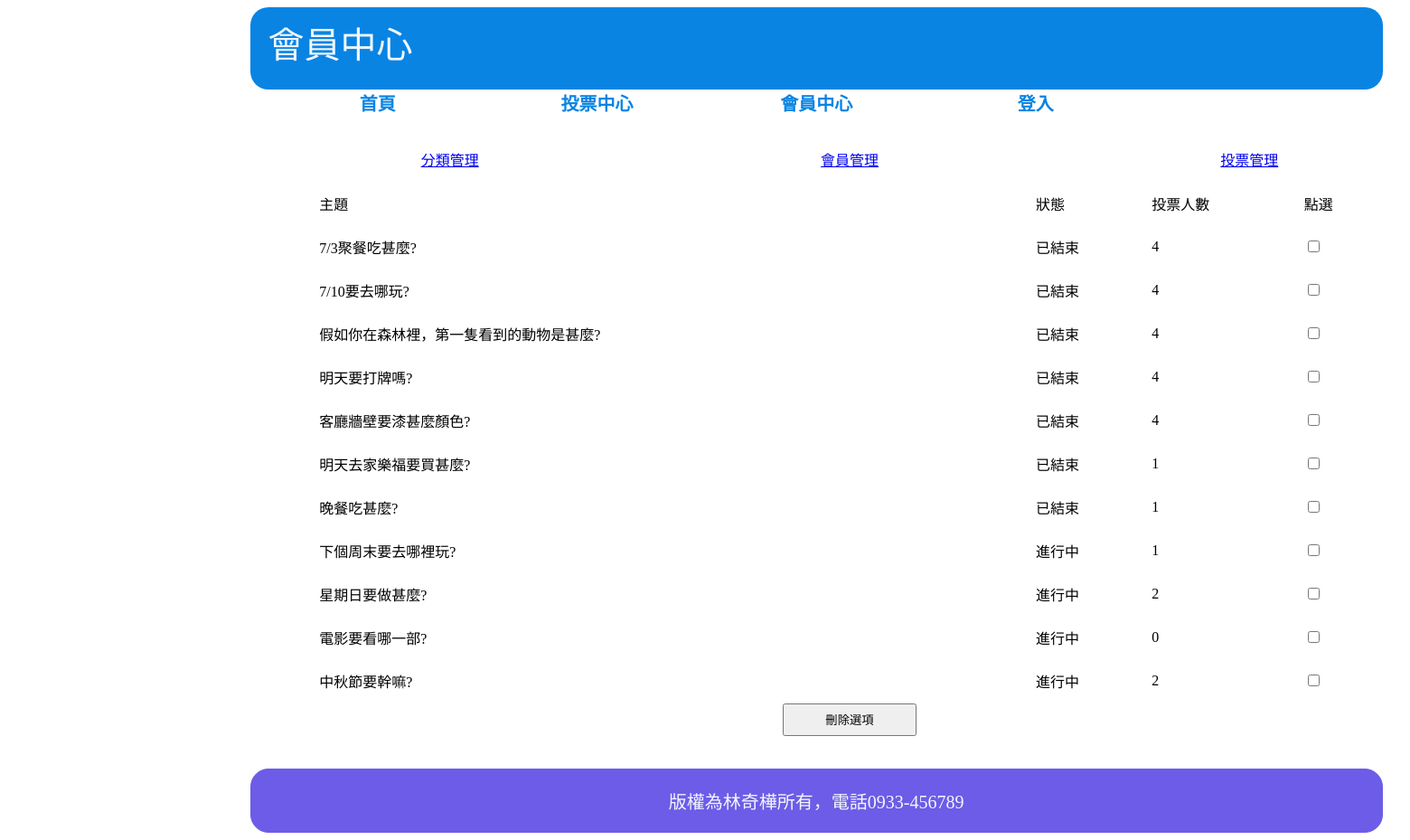
Page /back/back.php?table=3 on the committed database.
### tables this page shows
CREATE TABLE `subjects` (
  `id` int(11) UNSIGNED NOT NULL,
  `subject` varchar(128) NOT NULL COMMENT '主題描述',
  `type_id` int(11) NOT NULL,
  `multiple` tinyint(1) NOT NULL DEFAULT 0 COMMENT '單/複選',
  `mulit_limit` tinyint(2) NOT NULL DEFAULT 1 COMMENT '單/複選項目數',
  `start` datetime NOT NULL,
  `end` datetime NOT NULL,
  `total` int(11) UNSIGNED NOT NULL DEFAULT 0
);

### function.php (called while the page is built, shortened)
<?php
function pdo()
{
    $dsn = "mysql:host=localhost;charset=utf8;dbname=vote";
    return  new PDO($dsn, 'root', '');
}
function all($table, ...$arg)
{
    $pdo = pdo();
    $sql = "SELECT * FROM $table ";
    return $pdo->query($sql)->fetchAll(PDO::FETCH_ASSOC);
}

### back/back.php (the view, shortened to what this page needs)
<!DOCTYPE html>
<html lang="en">
<head>
    <link rel="stylesheet" href="../css/body.css">
</head>
<body>
    <div id="header">
        <div>會員中心</div>
        <nav>
            <a href="../index.php">首頁</a>
            <?php
            if (isset($_SESSION)) {
                if ($_SESSION['id'] <= 3) {
                    echo   "<a href='../front/vote_center.php'>投票中心</a>";
                    echo   "<a href='../front/member_center.php'>會員中心</a>";
                } else {
                    echo   "<a href='../front/vote_center.php'>投票中心</a>";
                }
            }
            if (isset($_SESSION['user'])) {
            ?>
                <a href="../login/logout.php">登出</a>
            <?php
            } else {
            ?>
                <a href="../login/login.php">登入</a>
            <?php
            }
            ?>
        </nav>
    </div>
    <div id="content">
        <a href="./back.php?table=1" id="type_table">分類管理</a>
        <a href="./back.php?table=2" id="user_table">會員管理</a>
        <a href="./back.php?table=3" id="subject_table">投票管理</a>
        <?php
        if(isset($_GET['table'])){
        switch ($_GET['table']) {
        ?>
        <?php
            case '3'
        ?><table id="sub_table">
            <form action="./delete.php" method="post">
                        <tr>
                            <td>主題</td>
                            <td>狀態</td>
                            <td>投票人數</td>
                            <td>點選</td>
                        </tr>
                    <?php
                    include_once "../function.php";
                    $table = 'subjects';
                    $subjects = all($table);
                    foreach ($subjects as $key => $subject) {
                        echo "<tr>";
                        echo "<td>{$subject['subject']}</td>";
                        if (strtotime($subject['end']) > strtotime(date("Y-m-d H:i:s")) ){
                            $n = '進行中';
                        } else {
                            $n = '已結束';
                        }
                        echo "<td>{$n}</td>";
                        echo "<td>{$subject['total']}</td>";
                        echo "<td><input type='checkbox' name='subject[]' value='{$subject['id']}'><label></label>";
                        echo "</tr>";
                    }
                    ?>
                    <input type='submit'id='sub_del' value='刪除選項'>
            </form>
        </table>
        <?php
                break;
        }
    }
        ?>
    </div>
    <?php
   include "./footer.php";
   ?>
</body>
</html>

### css/body.css (style rules this page uses)
body { display: grid; width: 1880px; height: 913px; grid-template-columns: repeat(21,calc(100% / 21 )); grid-template-rows: repeat(15,1fr); }
#header { display: grid; grid-template-columns: repeat(3,1fr); grid-template-rows: repeat(2,1fr) 0.5fr; grid-column: 4/18; grid-row: 1/3; }
#header>div { width: calc(100% - 40px); height: calc(100% - 20px); background-color: #0984e3; color: aliceblue; border-radius:20px; font-size: 40px; padding:10px 20px; grid-column: 1/4; grid-row: 1/3; }
#header>nav { padding:0 20px; text-align: center; display: grid; grid-template-columns: repeat(5,1fr); grid-column: 1/4; grid-row: 3/4; }
#header>nav>a { grid-column: 1 1 1 1 1; background-color: white; color: #0984e3; border-radius:0 0 50px 50px ; text-decoration:none; font-size: 20px; font-weight: bold; }
#content { display: grid; width: 100%; grid-template-columns: repeat(17,calc(100% / 17)); grid-template-rows: repeat(20,1fr); grid-column: 4/18; grid-row: 3/15; }

### back/back.php (style rules this page uses)
#type_table { text-align: center; grid-column: 2/6; grid-row: 2/3; }
#user_table { text-align: center; grid-column: 8/12; grid-row: 2/3; }
#subject_table { text-align: center; grid-column: 14/18; grid-row: 2/3; }
#sub_table { grid-column: 2/20; grid-row: 3/19; }
#sub_del { grid-column: 9/11; grid-row: 19/20; }

### rows in the picture
subjects: subject "7/3聚餐吃甚麼?", end "已結束", total "4"
subjects: subject "7/10要去哪玩?", end "已結束", total "4"
subjects: subject "假如你在森林裡，第一隻看到的動物是甚麼?", end "已結束", total "4"
subjects: subject "明天要打牌嗎?", end "已結束", total "4"
subjects: subject "客廳牆壁要漆甚麼顏色?", end "已結束", total "4"
subjects: subject "明天去家樂福要買甚麼?", end "已結束", total "1"
subjects: subject "晚餐吃甚麼?", end "已結束", total "1"
subjects: subject "下個周末要去哪裡玩?", end "進行中", total "1"
subjects: subject "星期日要做甚麼?", end "進行中", total "2"
subjects: subject "電影要看哪一部?", end "進行中", total "0"
subjects: subject "中秋節要幹嘛?", end "進行中", total "2"
